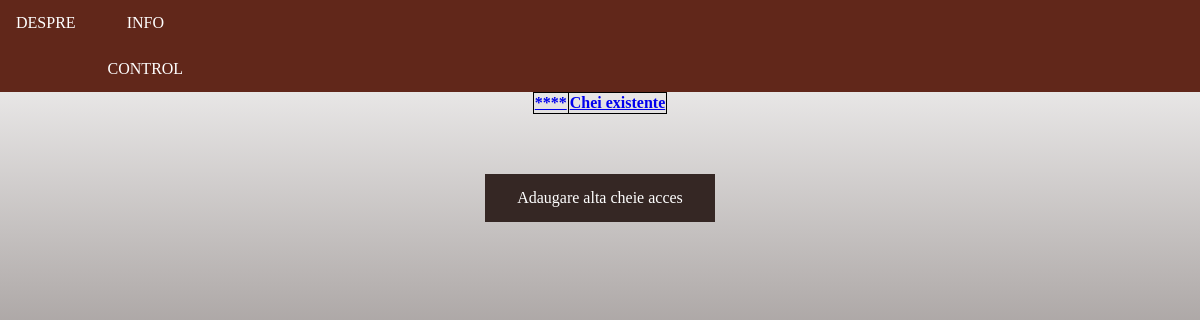
Before: /interface/display_current_keys (signed in) with the older database file.
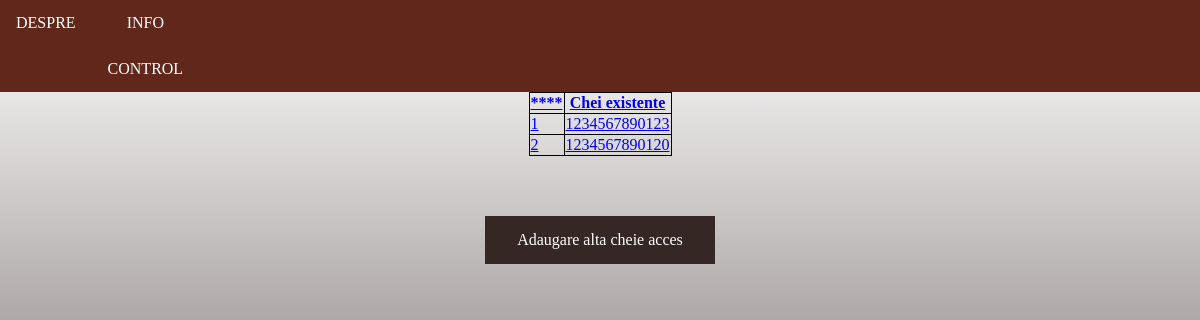
After: the same page with the newer database file.
### interface/models.py (models this page shows)
class RFIDKeysModel(models.Model):
    key = models.CharField(max_length=13, blank=True)

### interface/views.py (the view)
# urls.py: path('display_current_keys', views.display_current_keys, name='display_current_keys'),
@login_required
def display_current_keys(request):
    queryset = RFIDKeysModel.objects.all()
    return render(request, 'registration/display_current_keys.html', {'queryset':queryset})

### templates/registration/display_current_keys.html (shortened to what this page needs)
{% extends 'base.html' %}
    {% block head %}
    <link href="/static/css/style.css" rel="stylesheet">
    <header>
        <div class="container">
                <ul class="ul">
                            <li class="li"><a href="{% url 'home' %}"><font face="Euphemia">DESPRE</font></a></li>
                            <li class="li"><a href="{% url 'interface:render_info_page' %}"><font face="Euphemia">INFO</font></a$
                            <li class="li"><a href="{% url 'interface:render_control_page' %}"><font face="Euphemia">CONTROL</fo$
        </div>
    </header>
    {% endblock %}
    {% block content %}
    <div="h2">
    <table align="center", style="border-collapse:collapse;border:1px solid black;">
    <thead>
      <tr style="border-collapse:collapse;border:1px solid black;">
          <th>****</th>
          <th style="border-collapse:collapse;border:1px solid black;">Chei existente</th>
      </tr>
    </thead>
      <tbody>
      {% for item in queryset %}
        <tr style="border-collapse:collapse;border:1px solid black;">
            <td style="border-collapse:collapse;border:1px solid black;"> {{ item.id  }}  </td>
            <td style="border-collapse:collapse;border:1px solid black;"> {{ item.key  }}  </td>
        </tr>
      {% endfor %}
    </tbody>
  </table>
    </div>
     <div class="h2">
      <a href="{% url 'interface:add_new_key' %}" class="buttonfilter">Adaugare alta cheie acces </a></div>
    {% endblock %}

Changed rows visible on the page:
added RFIDKeysModel: id "1", key "1234567890123"
added RFIDKeysModel: id "2", key "1234567890120"
